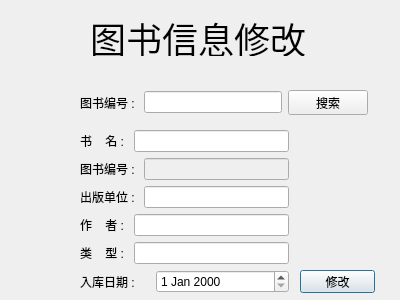
<?xml version="1.0" encoding="UTF-8"?>
<ui version="4.0">
 <class>adModifyBookDialog</class>
 <widget class="QDialog" name="adModifyBookDialog">
  <property name="geometry">
   <rect>
    <x>0</x>
    <y>0</y>
    <width>400</width>
    <height>300</height>
   </rect>
  </property>
  <property name="windowTitle">
   <string>Dialog</string>
  </property>
  <widget class="QWidget" name="layoutWidget">
   <property name="geometry">
    <rect>
     <x>80</x>
     <y>130</y>
     <width>209</width>
     <height>164</height>
    </rect>
   </property>
   <layout class="QVBoxLayout" name="verticalLayout">
    <item>
     <layout class="QHBoxLayout" name="horizontalLayout">
      <item>
       <widget class="QLabel" name="label_2">
        <property name="text">
         <string>书    名 : </string>
        </property>
       </widget>
      </item>
      <item>
       <widget class="QLineEdit" name="lineEdit">
        <property name="alignment">
         <set>Qt::AlignRight|Qt::AlignTrailing|Qt::AlignVCenter</set>
        </property>
       </widget>
      </item>
     </layout>
    </item>
    <item>
     <layout class="QHBoxLayout" name="horizontalLayout_2">
      <item>
       <widget class="QLabel" name="label_3">
        <property name="text">
         <string>图书编号 : </string>
        </property>
       </widget>
      </item>
      <item>
       <widget class="QLineEdit" name="lineEdit_2">
        <property name="enabled">
         <bool>false</bool>
        </property>
        <property name="alignment">
         <set>Qt::AlignRight|Qt::AlignTrailing|Qt::AlignVCenter</set>
        </property>
       </widget>
      </item>
     </layout>
    </item>
    <item>
     <layout class="QHBoxLayout" name="horizontalLayout_4">
      <item>
       <widget class="QLabel" name="label_5">
        <property name="text">
         <string>出版单位 : </string>
        </property>
       </widget>
      </item>
      <item>
       <widget class="QLineEdit" name="lineEdit_3">
        <property name="alignment">
         <set>Qt::AlignRight|Qt::AlignTrailing|Qt::AlignVCenter</set>
        </property>
       </widget>
      </item>
     </layout>
    </item>
    <item>
     <layout class="QHBoxLayout" name="horizontalLayout_5">
      <item>
       <widget class="QLabel" name="label_6">
        <property name="text">
         <string>作    者 : </string>
        </property>
       </widget>
      </item>
      <item>
       <widget class="QLineEdit" name="lineEdit_4">
        <property name="alignment">
         <set>Qt::AlignRight|Qt::AlignTrailing|Qt::AlignVCenter</set>
        </property>
       </widget>
      </item>
     </layout>
    </item>
    <item>
     <layout class="QHBoxLayout" name="horizontalLayout_6">
      <item>
       <widget class="QLabel" name="label_7">
        <property name="text">
         <string>类    型 : </string>
        </property>
       </widget>
      </item>
      <item>
       <widget class="QLineEdit" name="lineEdit_5">
        <property name="alignment">
         <set>Qt::AlignRight|Qt::AlignTrailing|Qt::AlignVCenter</set>
        </property>
       </widget>
      </item>
     </layout>
    </item>
    <item>
     <layout class="QHBoxLayout" name="horizontalLayout_3">
      <item>
       <widget class="QLabel" name="label_4">
        <property name="text">
         <string>入库日期 : </string>
        </property>
       </widget>
      </item>
      <item>
       <widget class="QDateEdit" name="dateEdit">
        <property name="minimumSize">
         <size>
          <width>133</width>
          <height>0</height>
         </size>
        </property>
        <property name="maximumSize">
         <size>
          <width>133</width>
          <height>16777215</height>
         </size>
        </property>
       </widget>
      </item>
     </layout>
    </item>
   </layout>
  </widget>
  <widget class="QLabel" name="label_8">
   <property name="geometry">
    <rect>
     <x>90</x>
     <y>20</y>
     <width>221</width>
     <height>36</height>
    </rect>
   </property>
   <property name="font">
    <font>
     <pointsize>27</pointsize>
    </font>
   </property>
   <property name="text">
    <string>图书信息修改</string>
   </property>
  </widget>
  <widget class="QPushButton" name="pushButton_2">
   <property name="geometry">
    <rect>
     <x>300</x>
     <y>270</y>
     <width>75</width>
     <height>23</height>
    </rect>
   </property>
   <property name="text">
    <string>修改</string>
   </property>
  </widget>
  <widget class="QWidget" name="">
   <property name="geometry">
    <rect>
     <x>80</x>
     <y>90</y>
     <width>288</width>
     <height>25</height>
    </rect>
   </property>
   <layout class="QHBoxLayout" name="horizontalLayout_7">
    <item>
     <widget class="QLabel" name="label_9">
      <property name="text">
       <string>图书编号 : </string>
      </property>
     </widget>
    </item>
    <item>
     <widget class="QLineEdit" name="lineEdit_6">
      <property name="alignment">
       <set>Qt::AlignRight|Qt::AlignTrailing|Qt::AlignVCenter</set>
      </property>
     </widget>
    </item>
    <item>
     <widget class="QPushButton" name="pushButton">
      <property name="text">
       <string>搜索</string>
      </property>
     </widget>
    </item>
   </layout>
  </widget>
 </widget>
 <resources/>
 <connections/>
</ui>
